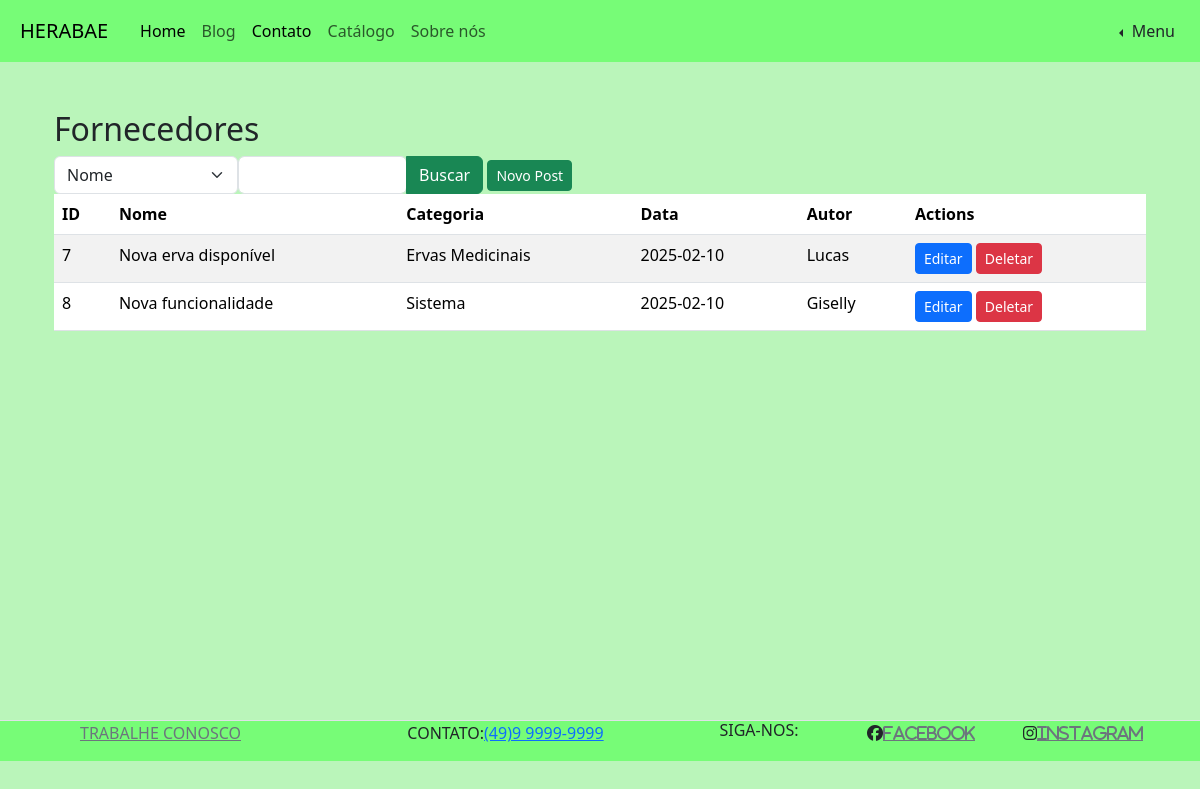
The page /php/admin/posts/postList.php (signed in) on the database its author committed.
### tables this page shows
CREATE TABLE IF NOT EXISTS `post` (
  `id` int NOT NULL AUTO_INCREMENT,
  `name` varchar(50) NOT NULL DEFAULT '',
  `description` text NOT NULL,
  `date` date NOT NULL,
  `category` varchar(50) NOT NULL DEFAULT '',
  `author` varchar(50) NOT NULL DEFAULT '',
  PRIMARY KEY (`id`)
);

### php/admin/db.class.php (called while the page is built, shortened)
<?php
class db
{
    private $host = "localhost";
    private $user = "root";
    private $password = "";
    private $port = "3306";
    private $table_name;
    private $dbname = "db_site_venda_ervas";
    public function __construct($table_name)
    {
        $this->table_name = $table_name;
    }
    function conn()
    {
        try {
            $conn = new PDO(
                "mysql:host=$this->host;dbname=$this->dbname;port=$this->port",
                $this->user,
                $this->password,
                [
                    PDO::ATTR_ERRMODE,
                    PDO::ERRMODE_EXCEPTION,
                    PDO::MYSQL_ATTR_INIT_COMMAND => " SET NAMES utf8"
                ]
            );
            return $conn;
        } catch (PDOException $e) {
            echo "Erro: " . $e->getMessage();
        }
    }
    public function all($table_name = null)
    {
        $table_name = !empty($table_name) ? $table_name : $this->table_name;
        $conn = $this->conn();
        $sql = "SELECT * FROM $table_name";
        $stmt = $conn->prepare($sql);
        $stmt->execute();
        return $stmt->fetchALL(PDO::FETCH_CLASS);
    }
}

### php/admin/posts/postList.php (the view, shortened to what this page needs)
<?php
include "../../base/header.php";
include "../db.class.php";
$db = new db('post');
$db->checkLogin();
$db->checkAdminLogin();
if(!empty(($_POST))){
    $posts = $db->filter($_POST);
}else{
    $posts = $db->all();
}
?>
<div class="container mt-5">
    <h2>Fornecedores</h2>
   <form action="./postList.php" method="post">
    <div class="btn-group">
        <select class="form-select" name="field" id="">
            <option value="name">Nome</option>
        </select>
        <input class="form-control" type="text" name="val">
        <button class="btn btn-success" type="submit">Buscar</button>
    </div>
    <a href="postForm.php" class="btn btn-success btn-sm">Novo Post</a>
    </form>
    <table class="table table-striped">
        <thead>
            <tr>
                <th>ID</th>
                <th>Nome</th>
                <th>Categoria</th>
                <th>Data</th>
                <th>Autor</th>
           <th>Actions</th>
            </tr>
        </thead>
        <tbody>
            <?php foreach ($posts as $post): ?>
                <tr>
                    <td><?php echo $post->id; ?></td>
                    <td><?php echo $post->name ?></td>
                    <td><?php echo $post->category ?></td>
                    <td><?php echo $post->date; ?></td>
                    <td><?php echo $post->author ?></td>
                    <td>
                        <a href="postForm.php?id=<?php echo $post->id; ?>" class="btn btn-primary btn-sm">Editar</a>
                        <a href="postList.php?id=<?php echo $post->id; ?>" onclick='return confirm(` Deseja realmete excluir?`)' class="btn btn-danger btn-sm">Deletar</a>
                    </td>
                </tr>
            <?php endforeach; ?>
        </tbody>
    </table>
</div>
<?php include "../../base/footer.php"; ?>

### rows shown on the page
post: id "7", name "Nova erva disponível", category "Ervas Medicinais", date "2025-02-10", author "Lucas"
post: id "8", name "Nova funcionalidade", category "Sistema", date "2025-02-10", author "Giselly"
